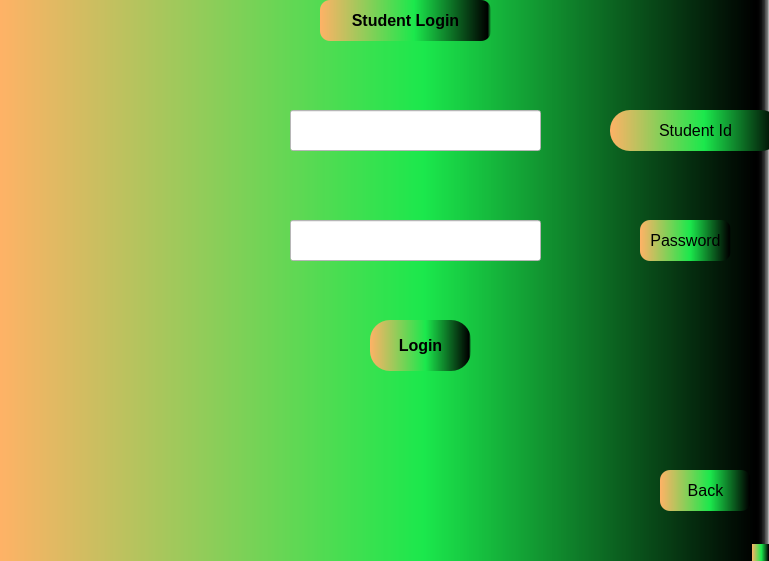
<?xml version="1.0" encoding="UTF-8"?>
<ui version="4.0">
 <class>MainWindow</class>
 <widget class="QMainWindow" name="MainWindow">
  <property name="geometry">
   <rect>
    <x>0</x>
    <y>0</y>
    <width>769</width>
    <height>561</height>
   </rect>
  </property>
  <property name="windowTitle">
   <string>MainWindow</string>
  </property>
  <property name="styleSheet">
   <string notr="true">background-color: qlineargradient(spread:pad, x1:0, y1:0, x2:1, y2:0, stop:0 rgba(255, 178, 102, 255), stop:0.55 rgba(27, 232, 76, 255), stop:0.98 rgba(0, 0, 0, 255), stop:1 rgba(0, 0, 0, 0));</string>
  </property>
  <widget class="QWidget" name="centralwidget">
   <widget class="QLineEdit" name="lineEdit">
    <property name="geometry">
     <rect>
      <x>290</x>
      <y>110</y>
      <width>251</width>
      <height>41</height>
     </rect>
    </property>
    <property name="styleSheet">
     <string notr="true">background-color: rgb(255, 255, 255);</string>
    </property>
   </widget>
   <widget class="QLabel" name="label">
    <property name="geometry">
     <rect>
      <x>610</x>
      <y>110</y>
      <width>171</width>
      <height>41</height>
     </rect>
    </property>
    <property name="font">
     <font>
      <pointsize>12</pointsize>
     </font>
    </property>
    <property name="styleSheet">
     <string notr="true">border-radius:20px;</string>
    </property>
    <property name="text">
     <string>Student Id</string>
    </property>
    <property name="alignment">
     <set>Qt::AlignCenter</set>
    </property>
   </widget>
   <widget class="QLineEdit" name="lineEdit_2">
    <property name="geometry">
     <rect>
      <x>290</x>
      <y>220</y>
      <width>251</width>
      <height>41</height>
     </rect>
    </property>
    <property name="styleSheet">
     <string notr="true">background-color: rgb(255, 255, 255);</string>
    </property>
   </widget>
   <widget class="QPushButton" name="pushButton_2">
    <property name="geometry">
     <rect>
      <x>660</x>
      <y>470</y>
      <width>91</width>
      <height>41</height>
     </rect>
    </property>
    <property name="font">
     <font>
      <pointsize>12</pointsize>
     </font>
    </property>
    <property name="styleSheet">
     <string notr="true">border-radius:10px;</string>
    </property>
    <property name="text">
     <string>Back</string>
    </property>
   </widget>
   <widget class="QPushButton" name="pushButton">
    <property name="geometry">
     <rect>
      <x>370</x>
      <y>320</y>
      <width>101</width>
      <height>51</height>
     </rect>
    </property>
    <property name="font">
     <font>
      <pointsize>12</pointsize>
      <weight>75</weight>
      <bold>true</bold>
     </font>
    </property>
    <property name="styleSheet">
     <string notr="true">border-radius:20px;</string>
    </property>
    <property name="text">
     <string>Login</string>
    </property>
   </widget>
   <widget class="QLabel" name="label_2">
    <property name="geometry">
     <rect>
      <x>640</x>
      <y>220</y>
      <width>91</width>
      <height>41</height>
     </rect>
    </property>
    <property name="font">
     <font>
      <pointsize>12</pointsize>
     </font>
    </property>
    <property name="styleSheet">
     <string notr="true">border-radius:10px;</string>
    </property>
    <property name="text">
     <string>Password</string>
    </property>
    <property name="alignment">
     <set>Qt::AlignCenter</set>
    </property>
   </widget>
   <widget class="QLabel" name="label_3">
    <property name="geometry">
     <rect>
      <x>320</x>
      <y>0</y>
      <width>171</width>
      <height>41</height>
     </rect>
    </property>
    <property name="font">
     <font>
      <pointsize>12</pointsize>
      <weight>75</weight>
      <bold>true</bold>
     </font>
    </property>
    <property name="styleSheet">
     <string notr="true">border-radius:10px;</string>
    </property>
    <property name="text">
     <string>Student Login</string>
    </property>
    <property name="alignment">
     <set>Qt::AlignCenter</set>
    </property>
   </widget>
  </widget>
  <widget class="QStatusBar" name="statusbar"/>
 </widget>
 <resources/>
 <connections/>
</ui>
